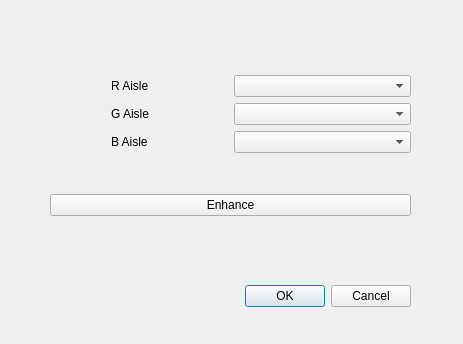
<?xml version="1.0" encoding="UTF-8"?>
<ui version="4.0">
 <class>DialogImgS</class>
 <widget class="QDialog" name="DialogImgS">
  <property name="geometry">
   <rect>
    <x>0</x>
    <y>0</y>
    <width>463</width>
    <height>344</height>
   </rect>
  </property>
  <property name="windowTitle">
   <string>Dialog</string>
  </property>
  <widget class="QDialogButtonBox" name="buttonBox">
   <property name="geometry">
    <rect>
     <x>150</x>
     <y>280</y>
     <width>261</width>
     <height>32</height>
    </rect>
   </property>
   <property name="orientation">
    <enum>Qt::Horizontal</enum>
   </property>
   <property name="standardButtons">
    <set>QDialogButtonBox::Cancel|QDialogButtonBox::Ok</set>
   </property>
  </widget>
  <widget class="QWidget" name="layoutWidget">
   <property name="geometry">
    <rect>
     <x>50</x>
     <y>40</y>
     <width>361</width>
     <height>211</height>
    </rect>
   </property>
   <layout class="QGridLayout" name="gridLayout">
    <item row="0" column="0">
     <layout class="QVBoxLayout" name="verticalLayout">
      <item>
       <layout class="QHBoxLayout" name="horizontalLayout">
        <item>
         <widget class="QLabel" name="label">
          <property name="text">
           <string>R Aisle</string>
          </property>
          <property name="indent">
           <number>61</number>
          </property>
         </widget>
        </item>
        <item>
         <widget class="QComboBox" name="comboBox">
          <property name="cursor">
           <cursorShape>ArrowCursor</cursorShape>
          </property>
          <property name="editable">
           <bool>false</bool>
          </property>
          <property name="frame">
           <bool>true</bool>
          </property>
         </widget>
        </item>
       </layout>
      </item>
      <item>
       <layout class="QHBoxLayout" name="horizontalLayout_2">
        <item>
         <widget class="QLabel" name="label_2">
          <property name="text">
           <string>G Aisle</string>
          </property>
          <property name="indent">
           <number>61</number>
          </property>
         </widget>
        </item>
        <item>
         <widget class="QComboBox" name="comboBox_2"/>
        </item>
       </layout>
      </item>
      <item>
       <layout class="QHBoxLayout" name="horizontalLayout_3">
        <item>
         <widget class="QLabel" name="label_3">
          <property name="text">
           <string>B Aisle</string>
          </property>
          <property name="indent">
           <number>61</number>
          </property>
         </widget>
        </item>
        <item>
         <widget class="QComboBox" name="comboBox_3"/>
        </item>
       </layout>
      </item>
     </layout>
    </item>
    <item row="1" column="0">
     <widget class="QPushButton" name="pushButton_3">
      <property name="text">
       <string>Enhance</string>
      </property>
     </widget>
    </item>
   </layout>
  </widget>
 </widget>
 <resources/>
 <connections>
  <connection>
   <sender>buttonBox</sender>
   <signal>accepted()</signal>
   <receiver>DialogImgS</receiver>
   <slot>accept()</slot>
   <hints>
    <hint type="sourcelabel">
     <x>248</x>
     <y>254</y>
    </hint>
    <hint type="destinationlabel">
     <x>157</x>
     <y>274</y>
    </hint>
   </hints>
  </connection>
  <connection>
   <sender>buttonBox</sender>
   <signal>rejected()</signal>
   <receiver>DialogImgS</receiver>
   <slot>reject()</slot>
   <hints>
    <hint type="sourcelabel">
     <x>316</x>
     <y>260</y>
    </hint>
    <hint type="destinationlabel">
     <x>286</x>
     <y>274</y>
    </hint>
   </hints>
  </connection>
 </connections>
</ui>
